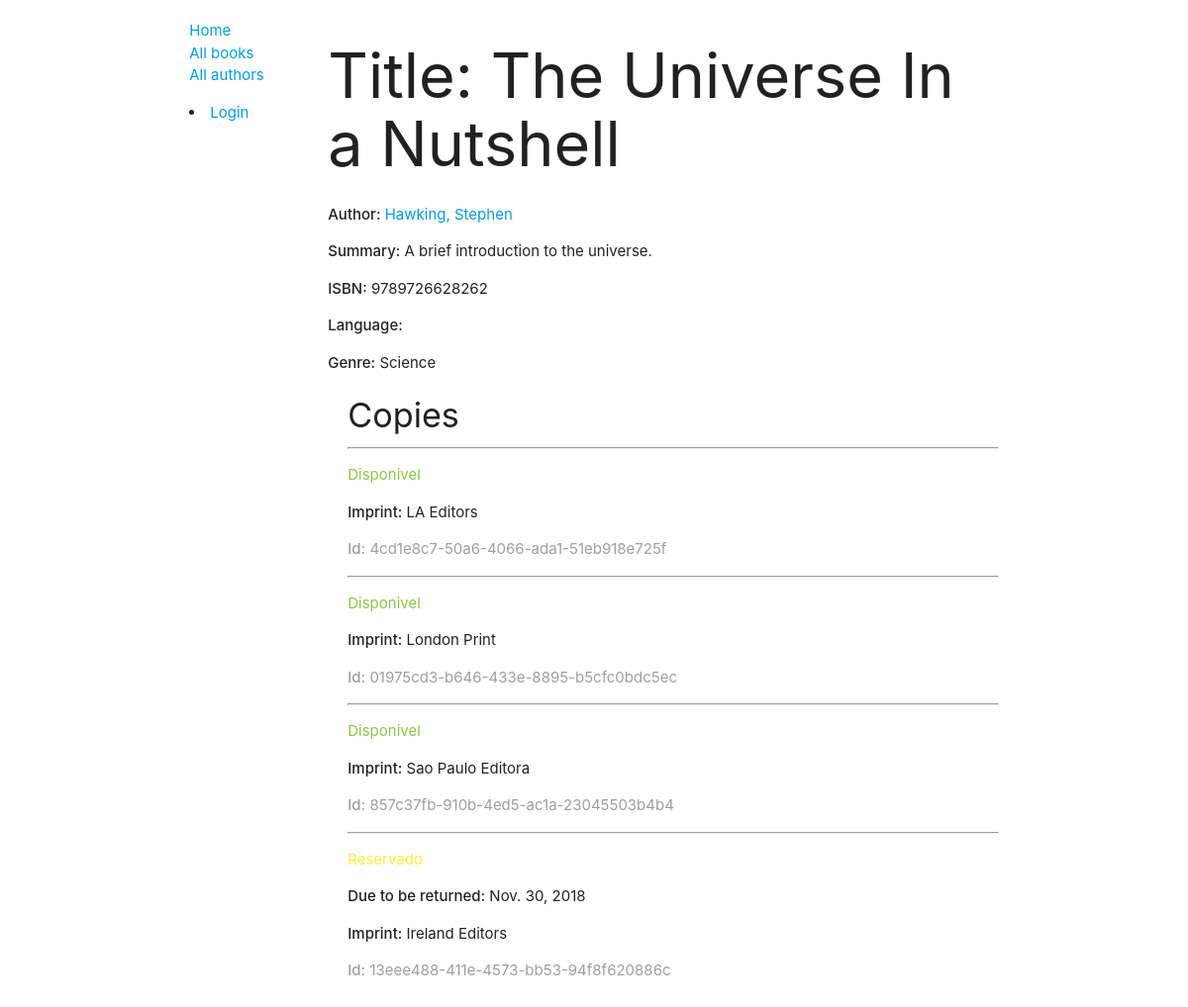
Before: /catalog/book/1 with the older database file.
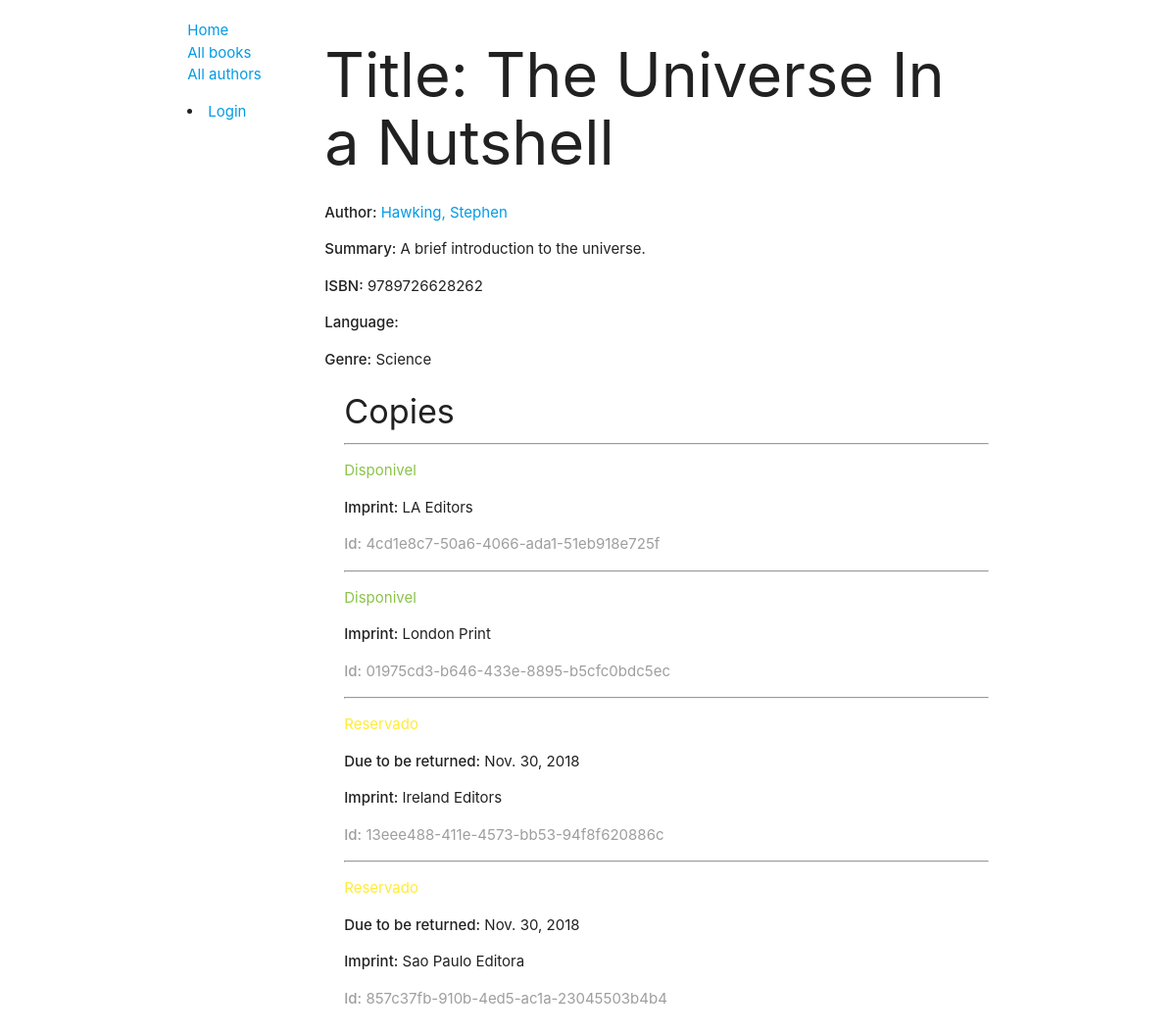
After: the same page with the newer database file.
### catalog/models.py (models this page shows, shortened)
class Genre(models.Model):
    name = models.CharField(max_length=200, help_text='Digite um genero de livro (e.g. Ficcao Cientifica)')
    def __str__(self):
        return self.name

class BookInstance(models.Model):
    id = models.UUIDField(primary_key=True, default=uuid.uuid4, help_text='ID exclusivo para esta cópia do livro em toda a biblioteca')
    book = models.ForeignKey('Book', on_delete=models.SET_NULL, null=True)
    imprint = models.CharField(max_length=200)
    due_back = models.DateField(null=True, blank=True)
    written_in = models.ForeignKey('Language', on_delete=models.SET_NULL, null=True)
    borrower = models.ForeignKey(User, on_delete=models.SET_NULL, null=True)
    LOAN_STATUS = (
        ('m', 'Manutencao'),
        ('e', 'Emprestado'),
        ('d', 'Disponivel'),
        ('r', 'Reservado'),
    )
    status = models.CharField(max_length=1, choices=LOAN_STATUS, blank=True, default='m', help_text='Disponibilidade do livro')
    class Meta:
        ordering = ['due_back']
        permissions = (("can_mark_returned", "Set book as returned"),)

### catalog/views.py (the view)
# urls.py: path('book/<int:pk>', views.BookDetailView.as_view(), name='book-detail'),
class BookDetailView(generic.DetailView):
    model = Book

### catalog/models.py (called while the page is built)
    def __str__(self):
        return f'{self.last_name}, {self.first_name}'

### catalog/templates/catalog/book_detail.html
{% extends "base_generic.html" %}
{% block content %}
    <h1>Title: {{ book.title }}</h1>
    <p><strong>Author:</strong> <a href="">{{ book.author }}</a></p>
    <p><strong>Summary:</strong> {{ book.summary }}</p>
    <p><strong>ISBN:</strong> {{ book.isbn }}</p>
    <p><strong>Language:</strong> {{ book.language }}</p>
    <p><strong>Genre:</strong> {% for genre in book.genre.all %} {{ genre }} {% if not forloop.last %}, {% endif %} {% endfor %}</p>
    <div style="margin-left:20px;margin-top: 20px">
        <h4>Copies</h4>
        {% for copy in book.bookinstance_set.all %}
            <hr>
            <p class="{% if copy.status == 'd' %}light-green-text accent-3{% elif copy.status == 'm' %}red-text{% else %}yellow-text{% endif %}">{{ copy.get_status_display }}</p>
            {% if copy.status != 'd' %}
                <p><strong>Due to be returned:</strong> {{ copy.due_back }}</p>
            {% endif %}
            <p><strong>Imprint:</strong> {{ copy.imprint }}</p>
            <p class="grey-text"><strong>Id:</strong> {{ copy.id }}</p>
        {% endfor %}
    </div>
{% endblock %}

Changed rows visible on the page:
changed BookInstance "Ireland Editors": moves up the list
changed BookInstance "Sao Paulo Editora": status "Disponivel" → "Reservado"; due_back (not shown) → "Nov. 30, 2018"
